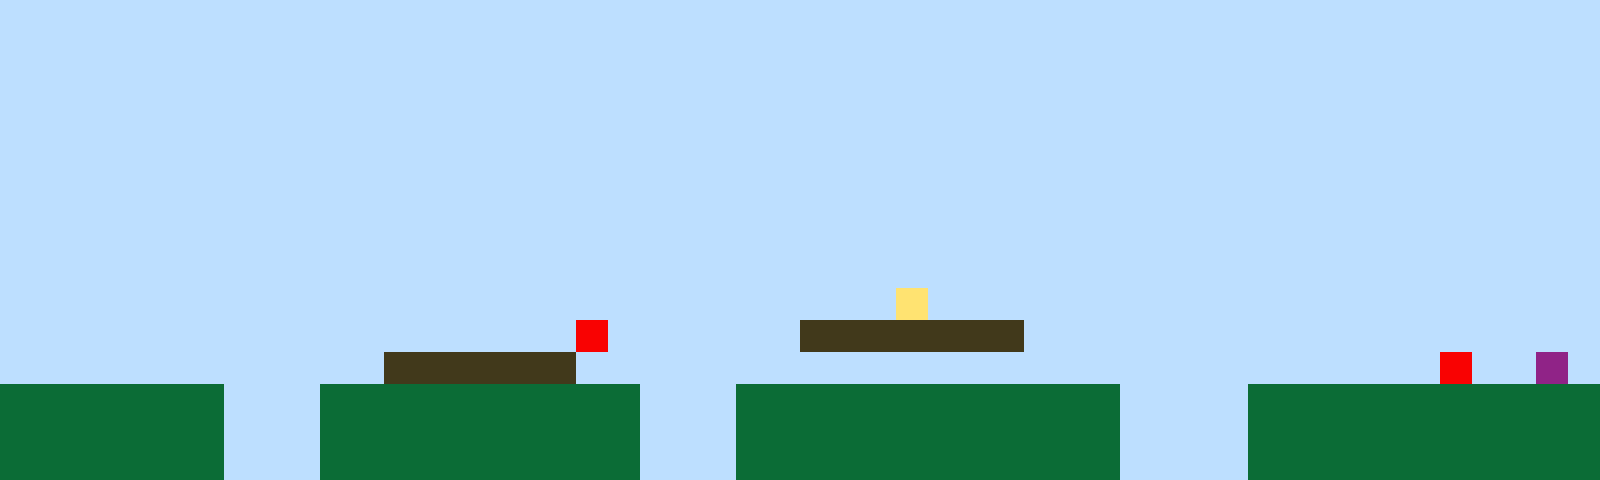

This game map was drawn from its Tiled (.tmx) file and the tilesets committed beside it. A one-line description and the full map source follow:
An orthogonal 50x15 tile map with 32x32 px tiles, 1 tile layer (Tile Layer 1).

<map version="1.10" tiledversion="1.11.2" orientation="orthogonal" renderorder="right-up" width="50" height="15" tilewidth="32" tileheight="32" infinite="0" nextlayerid="2" nextobjectid="1"><editorsettings><export target="map1.csv" format="csv" /></editorsettings><tileset firstgid="1" name="sprites" tilewidth="32" tileheight="32" tilecount="6" columns="3"><image source="sprites.png" width="96" height="64" /></tileset><layer id="1" name="Tile Layer 1" width="50" height="15"><data encoding="csv">1,1,1,1,1,1,1,1,1,1,1,1,1,1,1,1,1,1,1,1,1,1,1,1,1,1,1,1,1,1,1,1,1,1,1,1,1,1,1,1,1,1,1,1,1,1,1,1,1,1,1,1,1,1,1,1,1,1,1,1,1,1,1,1,1,1,1,1,1,1,1,1,1,1,1,1,1,1,1,1,1,1,1,1,1,1,1,1,1,1,1,1,1,1,1,1,1,1,1,1,1,1,1,1,1,1,1,1,1,1,1,1,1,1,1,1,1,1,1,1,1,1,1,1,1,1,1,1,1,1,1,1,1,1,1,1,1,1,1,1,1,1,1,1,1,1,1,1,1,1,1,1,1,1,1,1,1,1,1,1,1,1,1,1,1,1,1,1,1,1,1,1,1,1,1,1,1,1,1,1,1,1,1,1,1,1,1,1,1,1,1,1,1,1,1,1,1,1,1,1,1,1,1,1,1,1,1,1,1,1,1,1,1,1,1,1,1,1,1,1,1,1,1,1,1,1,1,1,1,1,1,1,1,1,1,1,1,1,1,1,1,1,1,1,1,1,1,1,1,1,1,1,1,1,1,1,1,1,1,1,1,1,1,1,1,1,1,1,1,1,1,1,1,1,1,1,1,1,1,1,1,1,1,1,1,1,1,1,1,1,1,1,1,1,1,1,1,1,1,1,1,1,1,1,1,1,1,1,1,1,1,1,1,1,1,1,1,1,1,1,1,1,1,1,1,1,1,1,1,1,1,1,1,1,1,1,1,1,1,1,1,1,1,1,1,1,1,1,1,1,1,1,1,1,1,1,1,1,1,1,1,1,1,1,1,1,1,1,1,1,1,1,1,1,1,1,1,1,1,1,1,1,1,1,1,1,1,1,1,1,1,1,1,1,1,1,1,1,1,1,1,1,1,1,1,1,1,1,1,1,1,1,1,1,1,1,1,1,1,1,1,1,1,1,1,1,1,1,1,1,1,1,1,1,1,1,1,1,1,1,1,1,1,1,1,1,1,1,1,1,1,1,1,1,1,1,1,1,1,1,1,1,1,1,1,1,1,1,1,1,1,1,1,1,1,1,1,1,4,1,1,1,1,1,1,1,1,1,1,1,1,1,1,1,1,1,1,1,1,1,1,1,1,1,1,1,1,1,1,1,1,1,1,1,1,1,1,1,5,1,1,1,1,1,1,3,3,3,3,3,3,3,1,1,1,1,1,1,1,1,1,1,1,1,1,1,1,1,1,1,1,1,1,1,1,1,1,1,1,1,1,1,3,3,3,3,3,3,1,1,1,1,1,1,1,1,1,1,1,1,1,1,1,1,1,1,1,1,1,1,1,1,1,1,1,5,1,1,6,1,2,2,2,2,2,2,2,1,1,1,2,2,2,2,2,2,2,2,2,2,1,1,1,2,2,2,2,2,2,2,2,2,2,2,2,1,1,1,1,2,2,2,2,2,2,2,2,2,2,2,2,2,2,2,2,2,2,1,1,1,2,2,2,2,2,2,2,2,2,2,1,1,1,2,2,2,2,2,2,2,2,2,2,2,2,1,1,1,1,2,2,2,2,2,2,2,2,2,2,2,2,2,2,2,2,2,2,1,1,1,2,2,2,2,2,2,2,2,2,2,1,1,1,2,2,2,2,2,2,2,2,2,2,2,2,1,1,1,1,2,2,2,2,2,2,2,2,2,2,2</data></layer></map>
